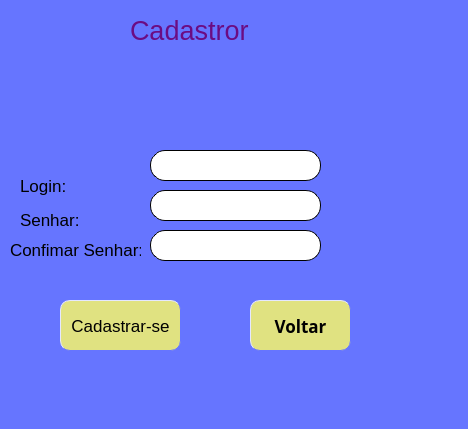
<?xml version="1.0" encoding="UTF-8"?>
<ui version="4.0">
 <class>MainWindow</class>
 <widget class="QMainWindow" name="MainWindow">
  <property name="geometry">
   <rect>
    <x>0</x>
    <y>0</y>
    <width>468</width>
    <height>429</height>
   </rect>
  </property>
  <property name="windowTitle">
   <string>MainWindow</string>
  </property>
  <property name="styleSheet">
   <string notr="true">background-color: rgb(102, 117, 255)</string>
  </property>
  <widget class="QWidget" name="centralwidget">
   <widget class="QLabel" name="erro">
    <property name="geometry">
     <rect>
      <x>30</x>
      <y>60</y>
      <width>431</width>
      <height>41</height>
     </rect>
    </property>
    <property name="font">
     <font>
      <pointsize>12</pointsize>
      <weight>75</weight>
      <bold>true</bold>
     </font>
    </property>
    <property name="styleSheet">
     <string notr="true">color: rgb(171, 0, 3);</string>
    </property>
    <property name="text">
     <string/>
    </property>
   </widget>
   <widget class="QLabel" name="label_3">
    <property name="geometry">
     <rect>
      <x>130</x>
      <y>10</y>
      <width>121</width>
      <height>41</height>
     </rect>
    </property>
    <property name="font">
     <font>
      <pointsize>20</pointsize>
     </font>
    </property>
    <property name="styleSheet">
     <string notr="true">color:rgb(107, 12, 131)</string>
    </property>
    <property name="text">
     <string>Cadastror</string>
    </property>
   </widget>
   <widget class="QLineEdit" name="login">
    <property name="geometry">
     <rect>
      <x>150</x>
      <y>150</y>
      <width>171</width>
      <height>31</height>
     </rect>
    </property>
    <property name="styleSheet">
     <string notr="true">background-color: rgb(255, 255, 255);
border-radius: 15px;
border-style: outset;
border-width: 0.7px;
</string>
    </property>
   </widget>
   <widget class="QLineEdit" name="senhar">
    <property name="geometry">
     <rect>
      <x>150</x>
      <y>190</y>
      <width>171</width>
      <height>31</height>
     </rect>
    </property>
    <property name="styleSheet">
     <string notr="true">background-color: rgb(255, 255, 255);
border-radius: 15px;
border-style: outset;
border-width: 0.9px;
</string>
    </property>
   </widget>
   <widget class="QLineEdit" name="c_senhar">
    <property name="geometry">
     <rect>
      <x>150</x>
      <y>230</y>
      <width>171</width>
      <height>31</height>
     </rect>
    </property>
    <property name="styleSheet">
     <string notr="true">background-color: rgb(255, 255, 255);
border-radius: 15px;
border-style: outset;
border-width: 0.9px;
</string>
    </property>
   </widget>
   <widget class="QLabel" name="label">
    <property name="geometry">
     <rect>
      <x>20</x>
      <y>170</y>
      <width>51</width>
      <height>31</height>
     </rect>
    </property>
    <property name="font">
     <font>
      <pointsize>13</pointsize>
     </font>
    </property>
    <property name="text">
     <string>Login:</string>
    </property>
   </widget>
   <widget class="QLabel" name="label_2">
    <property name="geometry">
     <rect>
      <x>20</x>
      <y>210</y>
      <width>61</width>
      <height>20</height>
     </rect>
    </property>
    <property name="font">
     <font>
      <pointsize>13</pointsize>
     </font>
    </property>
    <property name="text">
     <string>Senhar:</string>
    </property>
   </widget>
   <widget class="QLabel" name="label_4">
    <property name="geometry">
     <rect>
      <x>10</x>
      <y>240</y>
      <width>131</width>
      <height>20</height>
     </rect>
    </property>
    <property name="font">
     <font>
      <pointsize>13</pointsize>
     </font>
    </property>
    <property name="text">
     <string>Confimar Senhar:</string>
    </property>
   </widget>
   <widget class="QPushButton" name="voltar">
    <property name="geometry">
     <rect>
      <x>250</x>
      <y>300</y>
      <width>101</width>
      <height>51</height>
     </rect>
    </property>
    <property name="font">
     <font>
      <family>MS Gothic</family>
      <pointsize>13</pointsize>
      <weight>75</weight>
      <italic>false</italic>
      <bold>true</bold>
      <underline>false</underline>
     </font>
    </property>
    <property name="styleSheet">
     <string notr="true">background-color: rgb(224, 226, 129);
border-style: outset;
border-radius: 10px;
border-width: 0.7px;
border-color: rgb(102, 117, 255)</string>
    </property>
    <property name="text">
     <string>Voltar</string>
    </property>
   </widget>
   <widget class="QPushButton" name="cadastror">
    <property name="geometry">
     <rect>
      <x>60</x>
      <y>300</y>
      <width>121</width>
      <height>51</height>
     </rect>
    </property>
    <property name="font">
     <font>
      <pointsize>13</pointsize>
     </font>
    </property>
    <property name="styleSheet">
     <string notr="true">background-color: rgb(224, 226, 129);
border-style: outset;
border-radius: 10px;
border-width: 0.7px;
border-color: rgb(102, 117, 255)</string>
    </property>
    <property name="text">
     <string>Cadastrar-se</string>
    </property>
   </widget>
  </widget>
  <widget class="QStatusBar" name="statusbar"/>
 </widget>
 <resources/>
 <connections/>
</ui>
